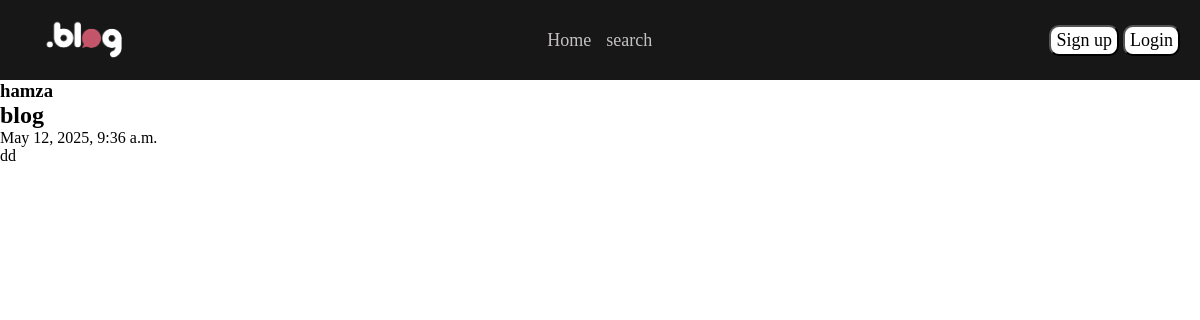
The page /blog-content/2/no on the database its author committed.
### basic/models.py (models this page shows, shortened)
class Blog(models.Model):
    title = models.CharField(max_length=100)
    content = models.TextField()
    is_published = models.BooleanField(default=False)
    created_at = models.DateTimeField(auto_now_add=True)
    like = models.IntegerField(default=0)
    user = models.ForeignKey(
        settings.AUTH_USER_MODEL,
        on_delete=models.CASCADE, # agar user delete hua to uske sarey blogs delete ho jayenge.
        default= None,
    )

### user/models.py (models this page shows)
class CustomUser(AbstractUser):
    email = models.EmailField(max_length=255,unique=True)

### basic/views.py (the view)
def blog_content_view(request, blog_id, confirm):
    data = Blog.objects.get(id=blog_id)
    print(data.user.username)
    is_logged_in = check_login_view(request)
    context = {
        "blog": data,
        "confirm": confirm,
        "is_logged_in" : is_logged_in
    }
    return render(request, 'basic/blogContent.html', context=context)

### user/views.py (called while the page is built)
def check_login_view(request):
    if request.user.is_authenticated:
        return True
    else:
        return False

### basic/templates/basic/blogContent.html (shortened to what this page needs)
{% extends "basic/base.html" %}
{% load static %}
{% block "styleSheet" %}
{{block.super}}
<link rel="stylesheet" href="{% static 'basic/css/blogContent.css' %}">
{% endblock "styleSheet" %}
{% block "mainContent" %}
<h3>{{blog.user.username}}</h3>
<div class="title-trash-div">
  <h2>{{blog.title}}</h2>
</div>
<span>{{blog.created_at}}</span>
<article>
  {{blog.content}}
</article>
{% endblock "mainContent" %}

### basic/static/basic/css/home.css (style rules this page uses)
* { margin: 0; padding: 0; box-sizing: border-box; }
html, body { width: 100dvw; height: 100dvh; overflow-x: hidden !important; }

### basic/static/basic/css/blogContent.css (style rules this page uses)
.title-trash-div { display: flex; gap: 40px; align-items: center; }

### rows shown on the page
Blog: user.username "hamza", title "blog", created_at "May 12, 2025, 9:36 a.m.", content "dd"
